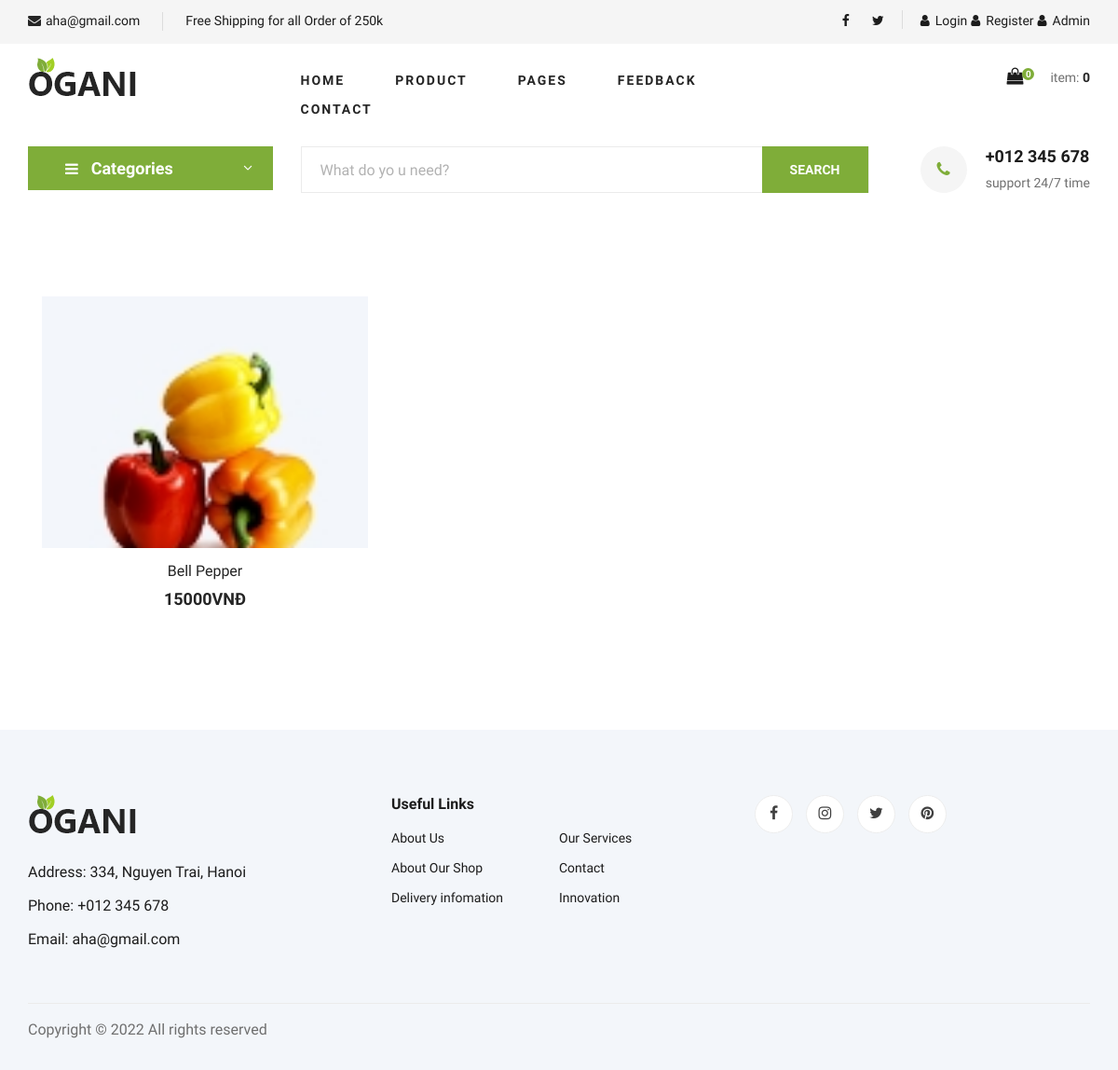
/vegetable/, run on an earlier commit of the app's database.
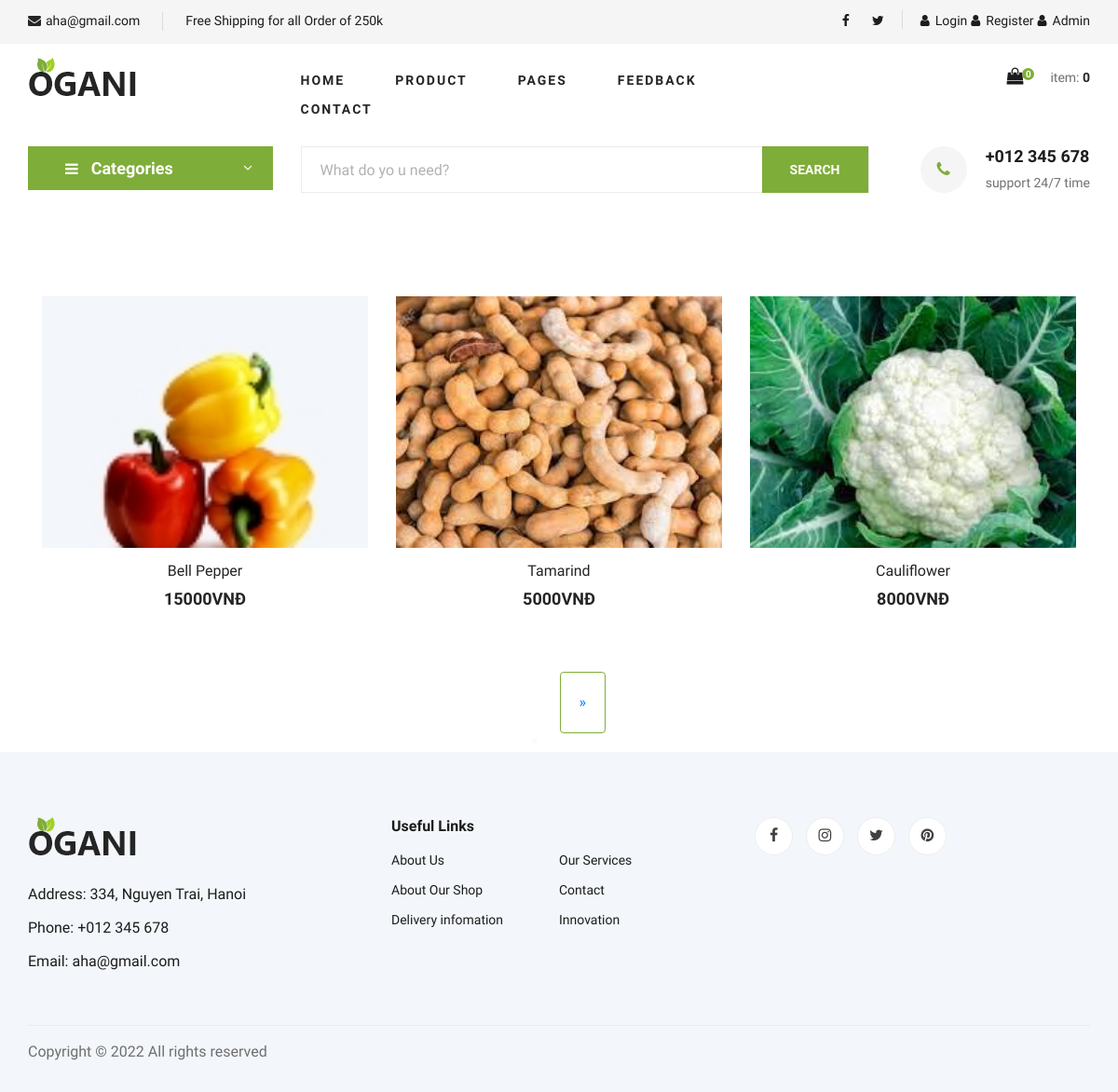
And on a later commit of the database.
### product/models.py (models this page shows)
class Product(models.Model):
    category = models.ForeignKey(Category, on_delete=models.CASCADE)
    title = models.CharField(max_length=255, default='')
    description = models.TextField(default='')
    price = models.IntegerField(default='')
    active = models.BooleanField(default=True)
    product_img = models.ImageField(upload_to="product_images/%y", null=True, blank=True)

### product/views.py (the view)
# urls.py: path('vegetable/', views.vegetable, name='vegetable'),
def vegetable(request):
    vegetable = models.Product.objects.filter(Q(category_id=1))
    p = Paginator(vegetable, 3)
    page_number = request.GET.get('page',1)
    page_obj = p.page(page_number)
    context = {'product_item': page_obj}
    return render(request,'product/vegetable.html',context )

### product/templates/product/vegetable.html (shortened to what this page needs)
{% extends 'homepage/base.html' %} {% block title %}AHA | Vegetable{% endblock %} {% block content %} {% include 'homepage/hero_section.html' %}
<section class="product spad">
    <div class="container">
        <div class="col-lg-12 col-md-7">
            <div class="row">
                {% for j in product_item %} {% if j.category_id == 1 %}
                <div class="col-lg-4 col-md-6 col-sm-6">
                    <div class="product__item">
                        <div class="product__item__pic set-bg" data-setbg="{{j.product_img.url}}">
                        </div>
                        <div class="product__item__text">
                            <h6><a href="{% url 'product_app:details' j.id %}">{{ j.title }}</a></h6>
                            <h5>{{ j.price }}VNĐ</h5>
                        </div>
                    </div>
                </div>
                {% endif %} {% endfor %}
            </div>
        </div>
    </div>
</section>
<div class="row">
    <div class="col-lg-12">
        {% if product_item.has_other_pages %}
        <ul class="pagination" style="margin-left: 570px;">
            {% if product_item.has_previous %}
            <li><a class="pagination" style=" margin-top: -62px; margin-left :14px; margin-bottom: 50px; border: 1px ridge #7fad39; size: 50px; padding: 20px;" href="?page={{ product_item.previous_page_number }}">&laquo;</a></li>
            {% else %}
            <li style="color: aliceblue;" class="disabled"><span>&laquo;</span></li>
            {% endif %}  {% if product_item.has_next %}
            <li style="size: 50px;"><a class="pagination" href="?page={{ product_item.next_page_number }}" style="margin-top: -62px; margin-left :23px; border: 1px ridge #7fad39; size: 50px; padding: 20px;">&raquo;</a></li>
            {% else %}
            <li style="color:antiquewhite ;" class="disabled"><span>&raquo;</span></li>
            {% endif %}
        </ul>
        {% endif %}
    </div>
</div>
{% endblock %}

What changed in the data, as far as the page shows it:
added Product: shows a picture, title "Tamarind", price "5000"
added Product: shows a picture, title "Cauliflower", price "8000"
